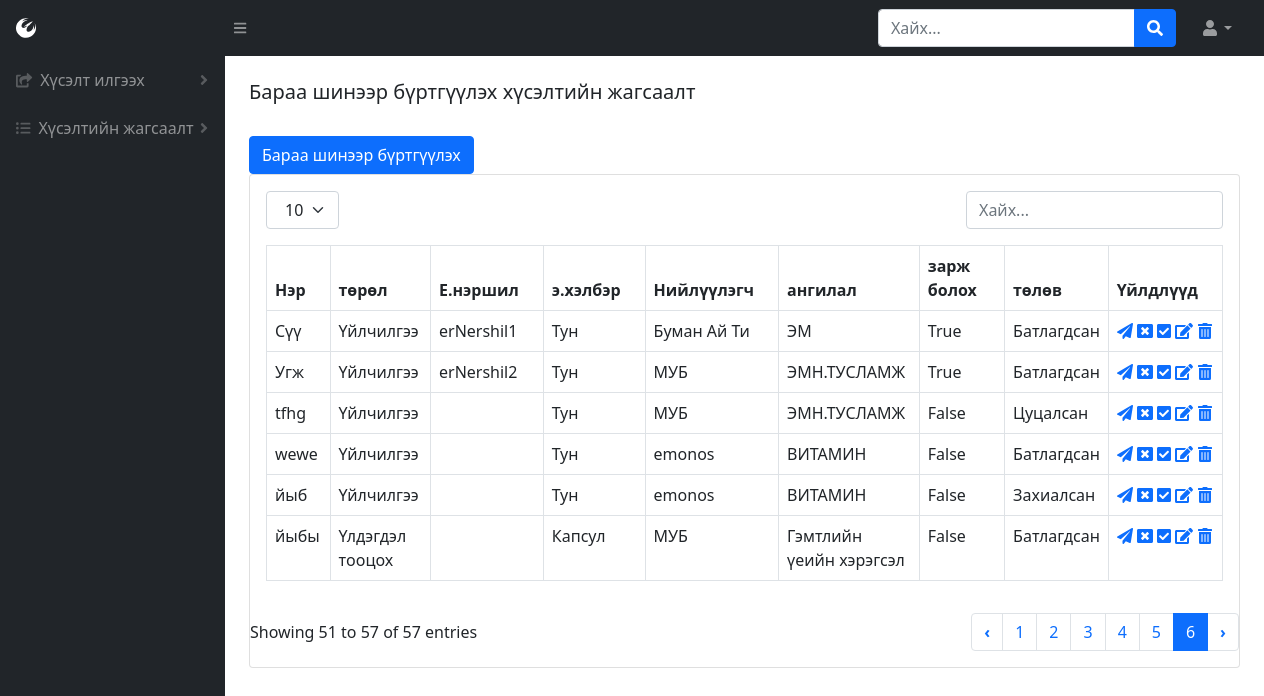
The app's page /product-list (signed in), older data.
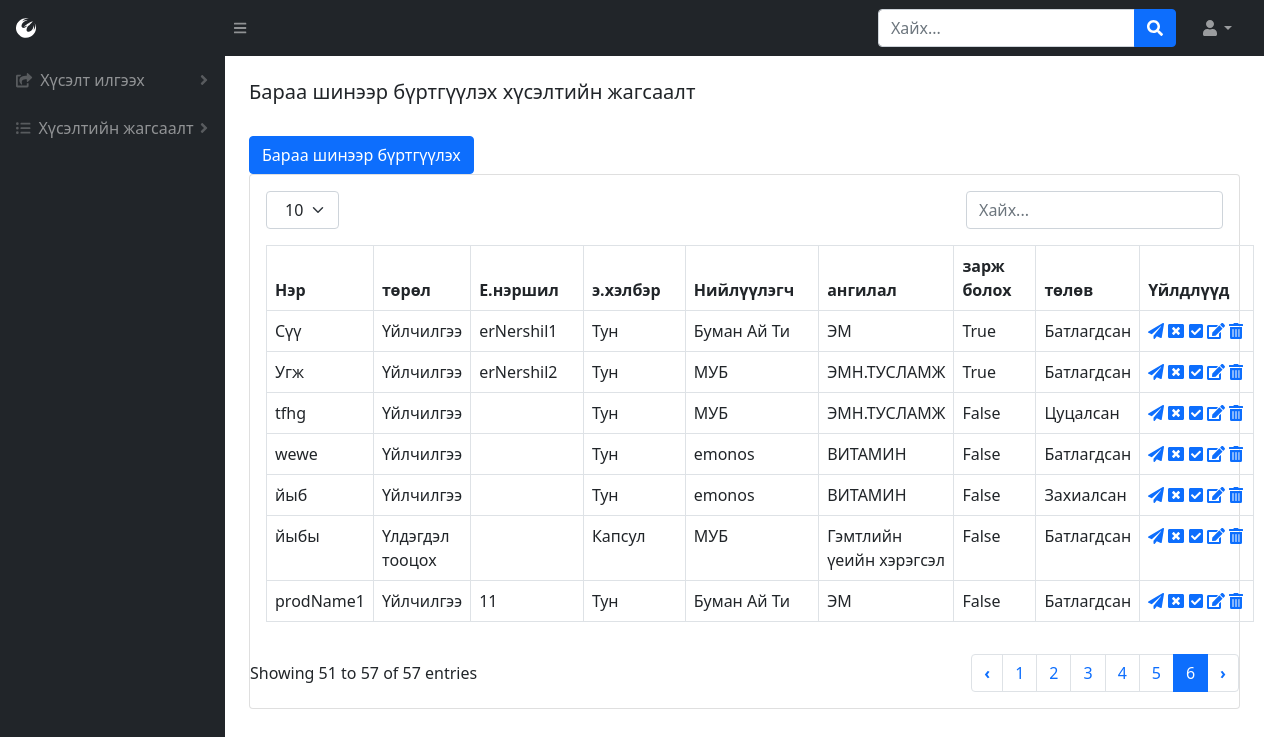
The same page, newer data.
### BMweb/models.py (models this page shows, shortened)
class Product(models.Model):
    prodName = models.CharField(max_length=300, verbose_name=_("Барааны нэр"))
    prodName_en = models.CharField(max_length=300, verbose_name=_("Барааны нэр англи"))
    brand = models.ForeignKey(ProdBrand, related_name='brands',on_delete=models.CASCADE, verbose_name=_("Брэнд нэр"))
    zCode = models.CharField(max_length=300, null=True, blank=True, verbose_name=_("Зураасан код"))
    prodType = models.ForeignKey(ProdType, related_name='products',on_delete=models.CASCADE, verbose_name=_("Төрлийн нэр"))
    zzCode = models.IntegerField(null=True, blank=True, verbose_name=_("Нэмэлт зураасан код"))
    price = models.DecimalField(max_digits=16, decimal_places=2, verbose_name=_("Үнэ"))
    hemNegj = models.ForeignKey(HemNegj, on_delete=models.CASCADE,verbose_name=_("Хэмжих нэгж"))
    hudNegj = models.IntegerField(null=True, blank=True, verbose_name=_("Худалдан авалтын нэгж"))
    company = models.ManyToManyField(Company,related_name='products',verbose_name=_("Компани"))
    erNershil = models.CharField(max_length=300, verbose_name=_("Ерөнхий нэршил"))
    emHelber = models.ForeignKey(EmHelber, on_delete=models.CASCADE,verbose_name=_("Эмийн хэлбэр"))
    paiz = models.ForeignKey(Paiz, on_delete=models.CASCADE,verbose_name=_("Пайз"))
    uildwerlegch = models.ForeignKey(Manufacturer, on_delete=models.CASCADE, verbose_name=_("Үйлдвэрлэгч"))
    uNiiluulegch = models.ForeignKey(Niiluulegch, on_delete=models.CASCADE, verbose_name=_("Үндсэн нийлүүлэгч"))
    category = models.ForeignKey(Category,related_name='categories', on_delete=models.CASCADE, verbose_name=_("Ангилал"))
    borBoloh = models.BooleanField(verbose_name=_("Борлуулж болох эсэх"),default=False)
    hudAwch = models.BooleanField(verbose_name=_("Худалдан авч болох эсэх"),default=False)
    zarBoloh = models.BooleanField(verbose_name=_("Зарлагдаж болох эсэх"),default=False)
    state = models.ForeignKey(State,related_name='products', on_delete=models.CASCADE, verbose_name=_("Төлөв"))
    class Meta:
        verbose_name = _("Бараа")
        verbose_name_plural = _("Бараа")

class ProdType(models.Model):
    typeName = models.CharField(max_length=300, verbose_name=_("Төрлийн нэр"))
    class Meta:
        verbose_name = _("Барааны төрөл")
        verbose_name_plural = _("Барааны төрөл")
    def __str__(self):
        return self.typeName

class EmHelber(models.Model):
    emHelberName = models.CharField(max_length=300,verbose_name=_("Эмийн хэлбэрийн нэр"))
    class Meta:
        verbose_name = _("Эмийн хэлбэр")
        verbose_name_plural = _("Эмийн хэлбэр")
    def __str__(self):
        return self.emHelberName

class Niiluulegch(models.Model):
    niiName = models.CharField(max_length=300,verbose_name=_("Нийлүүлэгчийн нэр"))
    class Meta:
        verbose_name = ("Нийлүүлэгч")
        verbose_name_plural = ("Нийлүүлэгч")
    def __str__(self):
        return self.niiName

class Category(models.Model):
    catName = models.CharField(max_length=300, verbose_name=_("Ангилалын нэр"))
    parent = models.IntegerField(null=True, blank=True, verbose_name=_("Эцэг ангилал"))
    class Meta:
        verbose_name = _("Ангилал")
        verbose_name_plural = _("Ангилал")
    def __str__(self):
        return self.catName

class State(models.Model):
    stateName = models.CharField(max_length=300, verbose_name=_("Төлөвийн нэр"))
    class Meta:
        verbose_name = _("Барааны төлөв")
        verbose_name_plural = _("Барааны төлөв")
    def __str__(self):
        return self.stateName

### BMweb/views.py (the view)
# urls.py: path('product-list',views.productList,name='product-list'),
def productList(request):
    if 'user_id' in request.session:
        p = Product.objects.all()
        h = Hereglegch.objects.get(pk=request.session['user_id'])
        return render(request,'productList.html', {'user': h, 'productList': p })
    else:
        return redirect('/login')

### BMweb/models.py (called while the page is built)
    def __str__(self):
        return self.manName

    def __str__(self):
        return self.paizName

    def __str__(self):
        return self.hemNegjName

### BMweb/templates/productList.html (shortened to what this page needs)
{% load static %}
<!DOCTYPE html>
<html lang="en">
    <head>
        <link href="https://cdn.jsdelivr.net/npm/simple-datatables@latest/dist/style.css" rel="stylesheet" />
        <link href="css/styles.css" rel="stylesheet" />
        <link href="{% static 'css/styles.css' %}" rel="stylesheet"/>
    </head>
    <body class="sb-nav-fixed">
        {% include "topNav.html" %}
        <div id="layoutSidenav">
            {% include "leftNav.html" %}
            <div id="layoutSidenav_content">
                {%  include "prodList.html" %}
            </div>
        </div>
    </body>
</html>

### BMweb/templates/prodList.html (shortened to what this page needs)
<main>
    <div class="container-fluid px-4">
        <h5 class="mt-4">Бараа шинээр бүртгүүлэх хүсэлтийн жагсаалт</h5>
        <a href="{% url 'product' %}" class="btn btn-primary" role="button">Бараа шинээр бүртгүүлэх</a>
        <div class="card mb-4">
            <div class="card-body">
                {% include "tableTop.html" %}
                    <table id="datatablesSimple" class="dataTable-table">
                        <thead>
                            <tr>
                                <th data-sortable="" class="asc">
                                    <a href="#" class="dataTable-sorter">Нэр</a>
                                </th>
                                <th data-sortable="" class="asc">
                                    <a href="#" class="dataTable-sorter">төрөл</a>
                                </th>
                                <th data-sortable="" class="asc">
                                    <a href="#" class="dataTable-sorter">Е.нэршил</a>
                                </th>
                                <th data-sortable="" class="asc">
                                    <a href="#" class="dataTable-sorter">э.хэлбэр</a>
                                </th>
                                <th data-sortable="" class="asc">
                                    <a href="#" class="dataTable-sorter">Нийлүүлэгч</a>
                                </th>
                                <th data-sortable="" class="asc">
                                    <a href="#" class="dataTable-sorter">ангилал</a>
                                </th>
                                <th data-sortable="" class="asc">
                                    <a href="#" class="dataTable-sorter">зарж болох</a>
                                </th>
                                <th data-sortable="" class="asc">
                                    <a href="#" class="dataTable-sorter">төлөв</a>
                                </th>
                                <th data-sortable="" class="asc">
                                    <a href="#" class="dataTable-sorter">Үйлдлүүд</a>
                                </th>
                            </tr>
                        </thead>
                        {% for h in productList %}
                            <tr>
                                <td>{{ h.prodName }}</td>
                                <td>{{ h.prodType }}</td>
                                <td>{{ h.erNershil }}</td>
                                <td>{{ h.emHelber }}</td>
                                <td>{{ h.uNiiluulegch }}</td>
                                <td>{{ h.category }}</td>
                                <td>{{ h.zarBoloh }}</td>
                                <td>{{ h.state }}</td>
                                <td>
                                <a href="/change-stateProd/{{h.id}}/1"><i class="fas fa-paper-plane"></i></a>
                                <a href="/change-stateProd/{{h.id}}/2"><i class="fas fa-window-close"></i></a>
                                <a href="/change-stateProd/{{h.id}}/3"><i class="fas fa-check-square"></i></a>
                                <a href="/product?edit={{h.id}}"><i class="fas fa-edit"></i></a></form>
                                <a href="/product?del={{h.id}}"><i class="fas fa-trash-alt"></i></a></form>
                                </td>
                            </tr>
                    {% endfor %}
                    </table>
            </div>
            {% include "tableBottom.html" %}
        </div>
    </div>
</main>

Row changes from the older to the newer data that the page shows:
added Product: prodName "prodName1", prodType "Үйлчилгээ", erNershil "11", emHelber "Тун", uNiiluulegch "Буман Ай Ти", category "ЭМ", zarBoloh "False", state "Батлагдсан"
